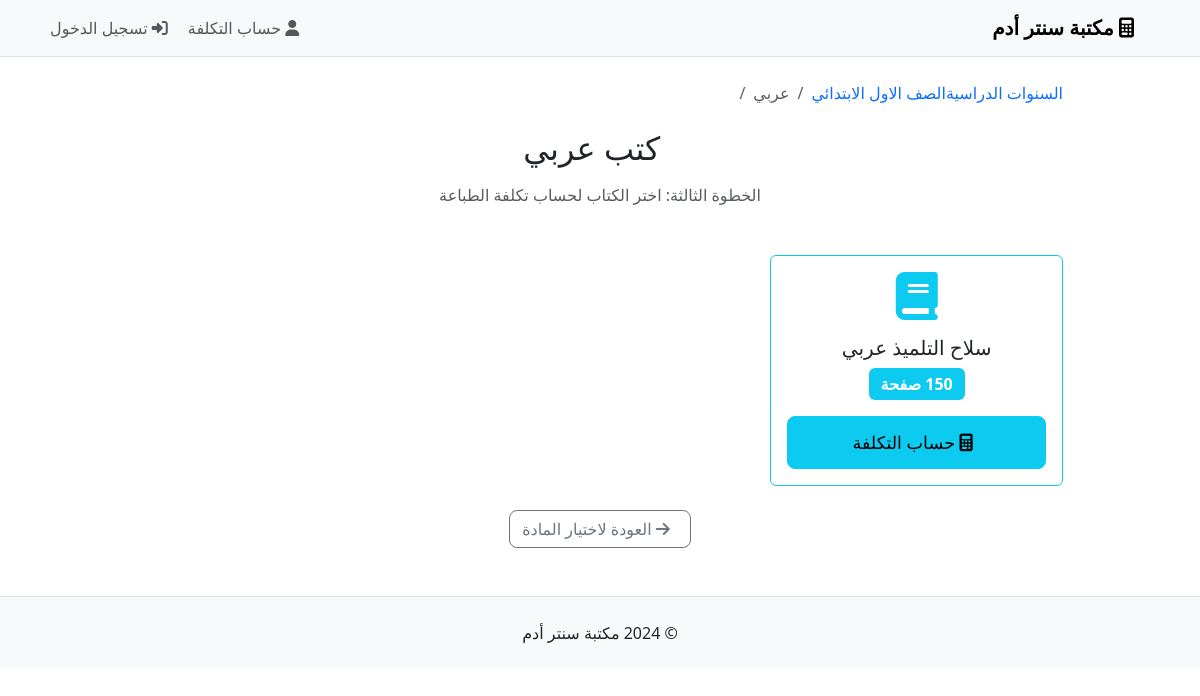
/user/subject/1, run on the app's committed database.
### models.py (models this page shows, shortened)
class AcademicYear(db.Model):
    __tablename__ = 'academic_years'
    id = Column(Integer, primary_key=True)
    name = Column(String(100), nullable=False, unique=True)
    description = Column(Text)
    is_active = Column(Boolean, default=True)
    subjects = relationship('Subject', backref='academic_year', lazy=True, cascade='all, delete-orphan')

class Subject(db.Model):
    __tablename__ = 'subjects'
    id = Column(Integer, primary_key=True)
    name = Column(String(100), nullable=False)
    description = Column(Text)
    is_active = Column(Boolean, default=True)
    year_id = Column(Integer, ForeignKey('academic_years.id'), nullable=False)
    books = relationship('Book', backref='subject', lazy=True, cascade='all, delete-orphan')

class Book(db.Model):
    __tablename__ = 'books'
    id = Column(Integer, primary_key=True)
    name = Column(String(200), nullable=False)
    page_count = Column(Integer, nullable=False)
    description = Column(Text)
    is_active = Column(Boolean, default=True)
    subject_id = Column(Integer, ForeignKey('subjects.id'), nullable=False)

### routes.py (the view)
@app.route('/user/subject/<int:subject_id>')
def user_select_book(subject_id):
    subject = Subject.query.get_or_404(subject_id)
    books = Book.query.filter_by(subject_id=subject_id, is_active=True).all()
    return render_template('user/select_book.html', subject=subject, books=books)

### templates/user/select_book.html (shortened to what this page needs)
{% extends "base.html" %}
{% block content %}
<div class="row justify-content-center">
    <div class="col-lg-10">
        <nav aria-label="breadcrumb" class="mb-4">
            <ol class="breadcrumb">
                <li class="breadcrumb-item"><a href="{{ url_for('user_select_year') }}">السنوات الدراسية</a></li>
                <li class="breadcrumb-item"><a href="{{ url_for('user_select_subject', year_id=subject.year_id) }}">{{ subject.academic_year.name }}</a></li>
                <li class="breadcrumb-item active">{{ subject.name }}</li>
            </ol>
        </nav>
        <div class="text-center mb-5">
            <h2 class="mb-3">
                كتب {{ subject.name }}
            </h2>
            <p class="text-muted">الخطوة الثالثة: اختر الكتاب لحساب تكلفة الطباعة</p>
        </div>
        {% if books %}
            <div class="row g-4">
                {% for book in books %}
                <div class="col-md-6 col-lg-4">
                    <div class="card h-100 border-info hover-card">
                        <div class="card-body text-center d-flex flex-column">
                            <div class="mb-3">
                                <i class="fas fa-book fa-3x text-info"></i>
                            </div>
                            <h5 class="card-title flex-grow-1">{{ book.name }}</h5>
                            <div class="mb-3">
                                <span class="badge bg-info fs-6">{{ book.page_count }} صفحة</span>
                            </div>
                            <a href="{{ url_for('user_calculate_cost', book_id=book.id) }}"
                               class="btn btn-info btn-lg mt-auto">
                                <i class="fas fa-calculator me-2"></i>
                                حساب التكلفة
                            </a>
                        </div>
                    </div>
                </div>
                {% endfor %}
            </div>
        {% endif %}
        <div class="text-center mt-4">
            <a href="{{ url_for('user_select_subject', year_id=subject.year_id) }}" class="btn btn-outline-secondary">
                <i class="fas fa-arrow-right me-2"></i>
                العودة لاختيار المادة
            </a>
        </div>
    </div>
</div>
{% endblock %}

### static/css/style.css (style rules this page uses)
body { font-family: 'Segoe UI', Tahoma, Geneva, Verdana, sans-serif; background-color: #ffffff; color: #212529; }
[dir="rtl"] { text-align: right; }
.card { transition: all 0.3s ease; }
.btn { border-radius: 8px; font-weight: 500; }
.btn-lg { padding: 12px 24px; font-size: 1.1rem; }
.badge { font-size: 0.85em; padding: 0.5em 0.75em; }
.breadcrumb { background-color: transparent; padding: 0; margin-bottom: 1rem; }
.breadcrumb-item a { color: #0d6efd; text-decoration: none; }
.hover-card { cursor: pointer; transition: transform 0.2s ease-in-out, box-shadow 0.2s ease-in-out; }

### templates/user/select_book.html (style rules this page uses)
.hover-card { transition: transform 0.2s ease-in-out; }

### data on the page
AcademicYear: academic_year.name "الصف الاول الابتدائي"
Subject: name "عربي"
Book: name "سلاح التلميذ عربي"
